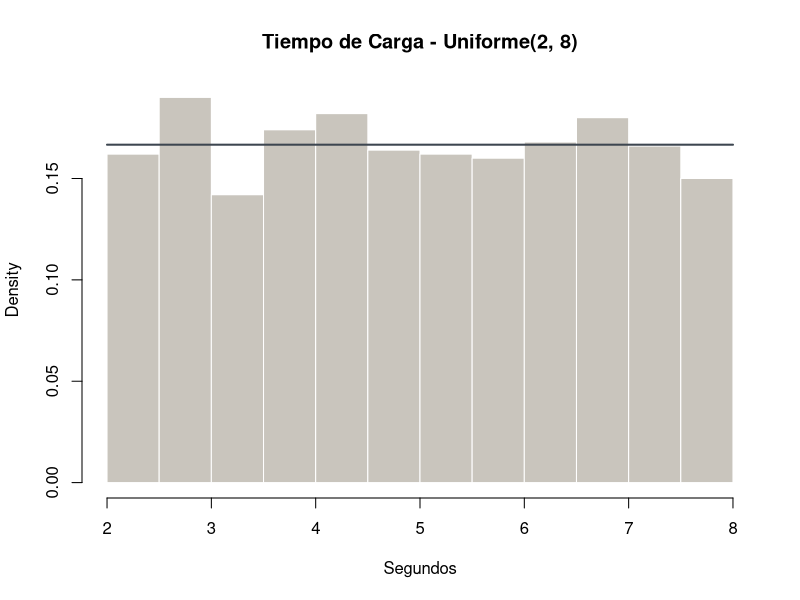
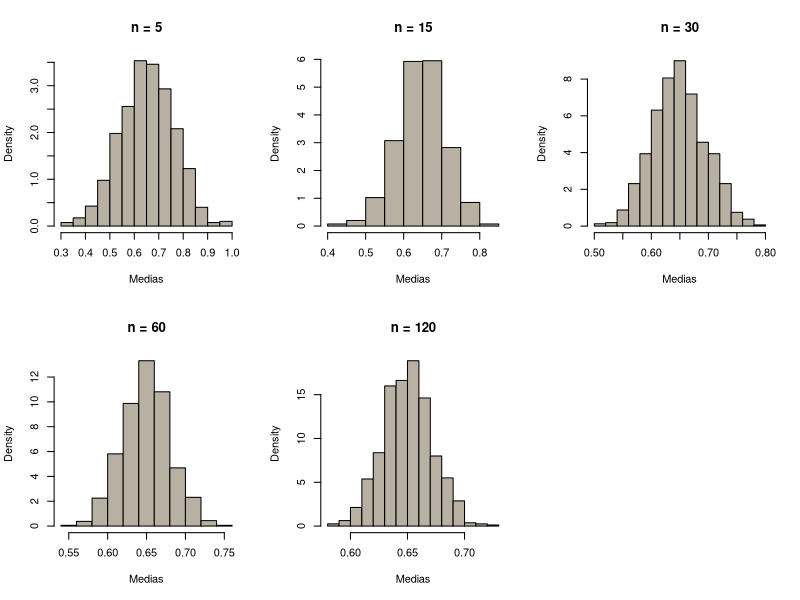
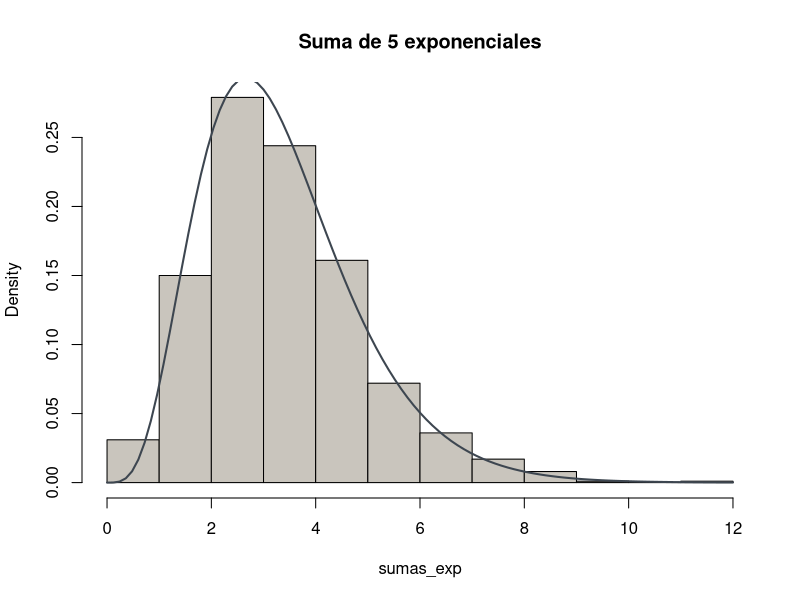
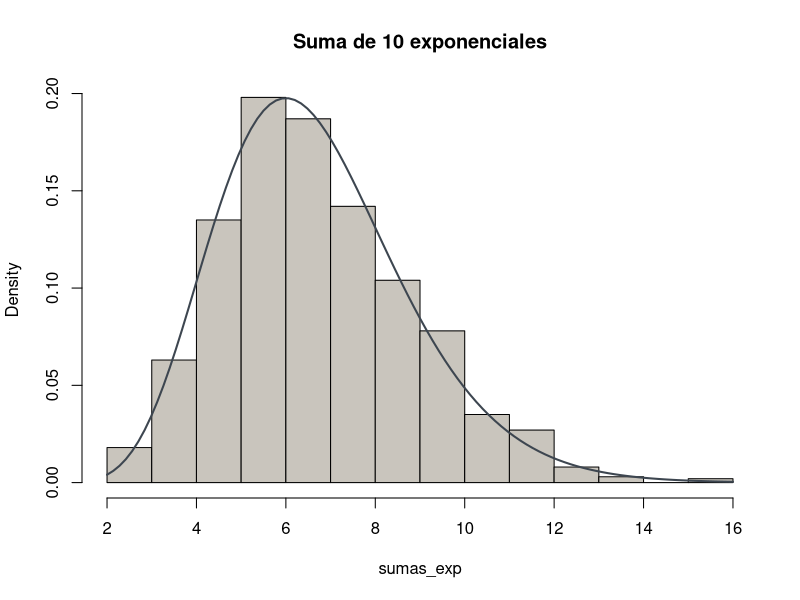
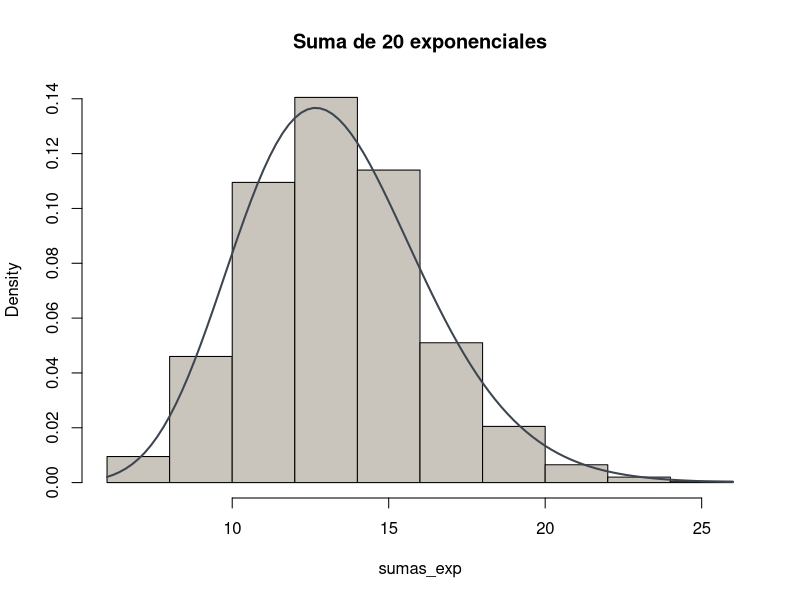
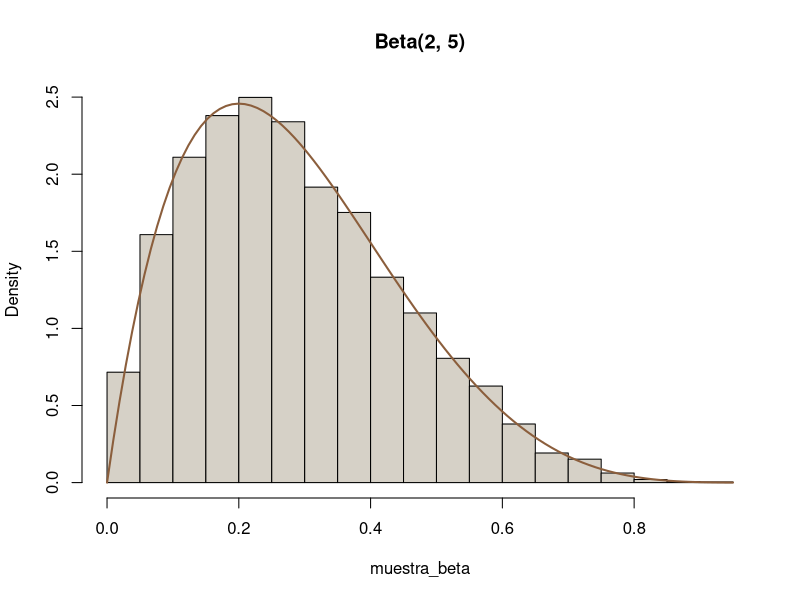
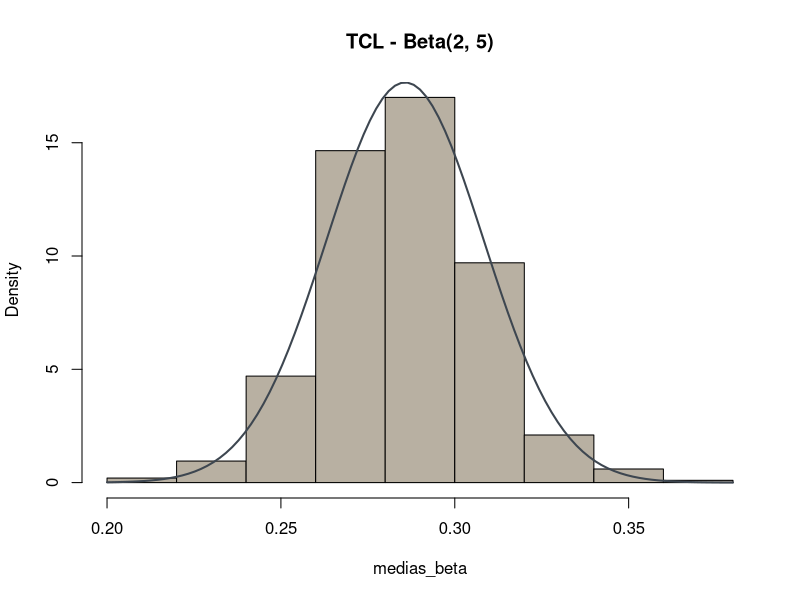
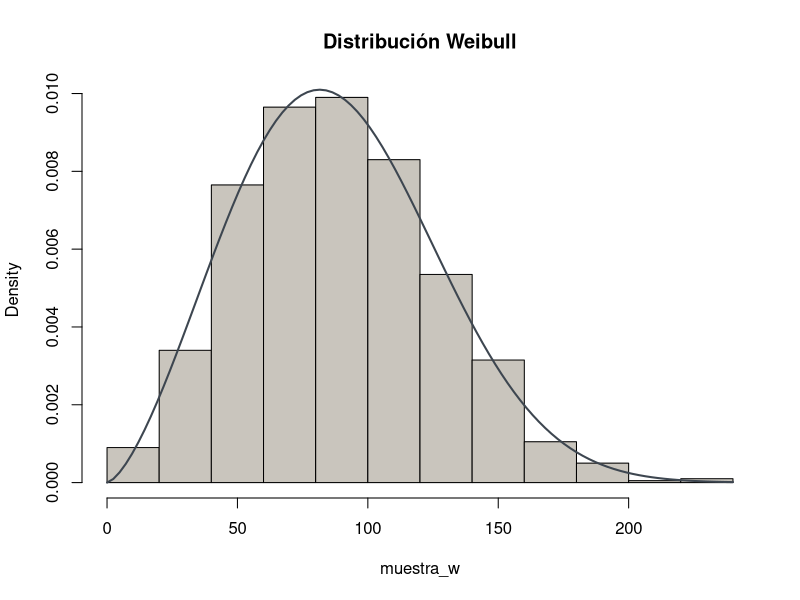

R code for these plots, in order:
## ---- chunk 1
set.seed(123)
min_val <- 2; max_val <- 8; n <- 1000

# 1. Histograma con densidad teórica
tiempos <- runif(n, min = min_val, max = max_val)
hist(tiempos, probability = TRUE, col = "#C9C5BD", border = "white",
     main = "Tiempo de Carga - Uniforme(2, 8)", xlab = "Segundos")
curve(dunif(x, min = min_val, max = max_val), add = TRUE, col = "#3D4650", lwd = 2)

# 2. Percentil 75
p75 <- qunif(0.75, min = min_val, max = max_val)
cat("Percentil 75:", p75, "segundos\n")

# 3. P(X < 4)
prob_4 <- punif(4, min = min_val, max = max_val)
cat("Probabilidad P(X < 4):", prob_4, "\n")
## ---- chunk 2
set.seed(123)
n_mues <- c(5, 15, 30, 60, 120)
par(mfrow = c(2, 3))

for (n in n_mues) {
  medias <- replicate(800, {
    datos <- runif(n, 0, 1)
    mean(datos[datos > 0.3]) # Truncada para generar sesgo
  })
  hist(medias, probability = TRUE, col = "#B8B0A2", main = paste("n =", n), xlab = "Medias")
}
par(mfrow = c(1, 1))
## ---- chunk 3
set.seed(123)
n_mc <- 100000
x_mc <- runif(n_mc, -1, 1)
y_mc <- runif(n_mc, -1, 1)

pi_est <- 4 * sum(x_mc^2 + y_mc^2 <= 1) / n_mc
cat("Valor estimado de pi:", pi_est, "\n")
## ---- chunk 4
set.seed(123)
lambda <- 0.8
tamanios <- c(10, 50, 100, 500, 1000)

for (n in tamanios) {
  muestra <- rexp(n, rate = lambda)
  cat("n =", n, "| Media muestral:", mean(muestra), "| Teórica:", 1/lambda, "\n")
  cat("          | Varianza muestral:", var(muestra), "| Teórica:", 1/(lambda^2), "\n")
}
## ---- chunk 5
set.seed(123)
alpha <- 2.5; lambda <- 1.8
n_mues <- c(5, 10, 20, 30, 50, 100)

for (n in n_mues) {
  medias <- replicate(1000, mean(rgamma(n, shape = alpha, rate = lambda)))
  # Se compara la media y varianza teórica dividida entre n
  cat("n =", n, "| Media:", round(mean(medias), 4), "| Teórica:", round(alpha/lambda, 4),
      "| Varianza:", round(var(medias), 5), "| Teórica:", round(alpha/(lambda^2 * n), 5), "\n")
}
## ---- chunk 6
set.seed(123)
rate_exp <- 1.5

for (n_exp in c(5, 10, 20)) {
  mat_exp <- matrix(rexp(1000 * n_exp, rate = rate_exp), ncol = n_exp)
  sumas_exp <- rowSums(mat_exp)

  hist(sumas_exp, probability = TRUE, main = paste("Suma de", n_exp, "exponenciales"), col = "#C9C5BD")
  curve(dgamma(x, shape = n_exp, rate = rate_exp), add = TRUE, col = "#3D4650", lwd = 2)
}
## ---- chunk 7
set.seed(123)
a_shape <- 2; b_shape <- 5
muestra_beta <- rbeta(10000, shape1 = a_shape, shape2 = b_shape)

hist(muestra_beta, probability = TRUE, col = "#D6D1C7", main = "Beta(2, 5)")
curve(dbeta(x, shape1 = a_shape, shape2 = b_shape), add = TRUE, col = "#8B5E3C", lwd = 2)
## ---- chunk 8
set.seed(123)
medias_beta <- replicate(1000, mean(rbeta(50, shape1 = 2, shape2 = 5)))
hist(medias_beta, probability = TRUE, col = "#B8B0A2", main = "TCL - Beta(2, 5)")
curve(dnorm(x, mean = 2/7, sd = sqrt((2*5)/((7^2)*8*50))), add = TRUE, col = "#3D4650", lwd = 2)
## ---- chunk 9
set.seed(123)
shape_w <- 2.5; scale_w <- 100
muestra_w <- rweibull(1000, shape = shape_w, scale = scale_w)

# Medidas descriptivas
media_w <- mean(muestra_w)
var_w <- var(muestra_w)

hist(muestra_w, probability = TRUE, col = "#C9C5BD", main = "Distribución Weibull")
curve(dweibull(x, shape = shape_w, scale = scale_w), add = TRUE, col = "#3D4650", lwd = 2)
## ---- chunk 10
set.seed(123)
# Ejercicio 6.3: Suma de normales al cuadrado -> Ji-cuadrada
df <- 10; n_sim <- 10000
mat_norm <- matrix(rnorm(n_sim * df), ncol = df)
ji_sim <- rowSums(mat_norm^2)

cat("Media Ji-cuadrada teórica:", df, "| Simulada:", mean(ji_sim), "\n")

# Ejercicio 6.5: Aditividad Ji1 + Ji2
j1 <- rchisq(n_sim, df = 5)
j2 <- rchisq(n_sim, df = 15)
suma_j <- j1 + j2 # Debería ser Ji-cuadrada con df = 20
cat("Media de la suma:", mean(suma_j), "| Esperada:", 20, "\n")
## ---- chunk 11
set.seed(123)
df_t <- 5
muestra_1000 <- rt(1000, df = df_t)

hist(muestra_1000, probability = TRUE, col = "#D6D1C7", main = "t de Student (df = 5)", breaks = 40)
curve(dt(x, df = df_t), add = TRUE, col = "#3D4650", lwd = 2)
curve(dnorm(x), add = TRUE, col = "#8B5E3C", lty = 2, lwd = 2)
## ---- chunk 12
set.seed(123)
Z <- rnorm(1000)
V <- rchisq(1000, df = 10)
T_construida <- Z / sqrt(V / 10)

hist(T_construida, probability = TRUE, col = "#C9C5BD", main = "t Construida de Z y V")
curve(dt(x, df = 10), add = TRUE, col = "#3D4650", lwd = 2)
## ---- chunk 13
set.seed(123)
# a. Si X ~ t(n) -> X^2 ~ F(1, n)
X_t <- rt(10000, df = 10)
F_de_t <- X_t^2
cat("a. Media de t^2:", mean(F_de_t), "| Teórica F(1, 10):", 10/8, "\n")

# b. Si X ~ F(a, b) -> 1/X ~ F(b, a)
X_f <- rf(10000, df1 = 5, df2 = 10)
inv_f <- 1 / X_f
cat("b. Media de 1/F(5, 10):", mean(inv_f), "| Teórica F(10, 5):", 5/3, "\n")

# c. Cociente de Ji-cuadradas: (X/a) / (Y/b) ~ F(a, b)
chi_a <- rchisq(10000, df = 5) / 5
chi_b <- rchisq(10000, df = 10) / 10
F_cociente <- chi_a / chi_b

cat("Media cociente Ji-cuadradas:", mean(F_cociente), "| Teórica 10/8:", 10/8, "\n")
